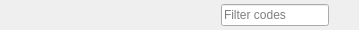
               <widget class="QWidget" name="groupBox_coding_buttons" native="true">
                <property name="minimumSize">
                 <size>
                  <width>0</width>
                  <height>30</height>
                 </size>
                </property>
                <property name="maximumSize">
                 <size>
                  <width>16777215</width>
                  <height>30</height>
                 </size>
                </property>
                <layout class="QHBoxLayout" name="horizontalLayout_coding_buttons">
                 <property name="spacing">
                  <number>3</number>
                 </property>
                 <property name="leftMargin">
                  <number>0</number>
                 </property>
                 <property name="topMargin">
                  <number>0</number>
                 </property>
                 <property name="rightMargin">
                  <number>0</number>
                 </property>
                 <property name="bottomMargin">
                  <number>0</number>
                 </property>
                 <item>
                  <widget class="QToolButton" name="pushButton_find_code">
                   <property name="toolTip">
                    <string>Find code</string>
                   </property>
                   <property name="text">
                    <string />
                   </property>
                   <property name="sizePolicy">
                    <sizepolicy hsizetype="Fixed" vsizetype="Fixed">
                     <horstretch>0</horstretch>
                     <verstretch>0</verstretch>
                    </sizepolicy>
                   </property>
                   <property name="minimumSize">
                    <size>
                     <width>30</width>
                     <height>30</height>
                    </size>
                   </property>
                   <property name="maximumSize">
                    <size>
                     <width>30</width>
                     <height>30</height>
                    </size>
                   </property>
                   <property name="iconSize">
                    <size>
                     <width>18</width>
                     <height>18</height>
                    </size>
                   </property>
                   <property name="autoRaise">
                    <bool>true</bool>
                   </property>
                   <property name="focusPolicy">
                    <enum>Qt::FocusPolicy::StrongFocus</enum>
                   </property>
                  </widget>
                 </item>
                 <item>
                  <widget class="QFrame" name="line_codings">
                   <property name="frameShape">
                    <enum>QFrame::Shape::NoFrame</enum>
                   </property>
                   <property name="sizePolicy">
                    <sizepolicy hsizetype="Fixed" vsizetype="Minimum">
                     <horstretch>0</horstretch>
                     <verstretch>0</verstretch>
                    </sizepolicy>
                   </property>
                   <property name="minimumSize">
                    <size>
                     <width>9</width>
                     <height>20</height>
                    </size>
                   </property>
                   <property name="maximumSize">
                    <size>
                     <width>9</width>
                     <height>16777215</height>
                    </size>
                   </property>
                   <property name="sep" stdset="0">
                    <bool>true</bool>
                   </property>
                  </widget>
                 </item>
                 <item>
                  <widget class="QToolButton" name="pushButton_show_codings_prev">
                   <property name="toolTip">
                    <string>Show previous coding of selected code</string>
                   </property>
                   <property name="text">
                    <string />
                   </property>
                   <property name="sizePolicy">
                    <sizepolicy hsizetype="Fixed" vsizetype="Fixed">
                     <horstretch>0</horstretch>
                     <verstretch>0</verstretch>
                    </sizepolicy>
                   </property>
                   <property name="minimumSize">
                    <size>
                     <width>30</width>
                     <height>30</height>
                    </size>
                   </property>
                   <property name="maximumSize">
                    <size>
                     <width>30</width>
                     <height>30</height>
                    </size>
                   </property>
                   <property name="iconSize">
                    <size>
                     <width>18</width>
                     <height>18</height>
                    </size>
                   </property>
                   <property name="autoRaise">
                    <bool>true</bool>
                   </property>
                   <property name="focusPolicy">
                    <enum>Qt::FocusPolicy::StrongFocus</enum>
                   </property>
                  </widget>
                 </item>
                 <item>
                  <widget class="QToolButton" name="pushButton_show_codings_next">
                   <property name="toolTip">
                    <string>Show next coding of selected code.</string>
                   </property>
                   <property name="text">
                    <string />
                   </property>
                   <property name="sizePolicy">
                    <sizepolicy hsizetype="Fixed" vsizetype="Fixed">
                     <horstretch>0</horstretch>
                     <verstretch>0</verstretch>
                    </sizepolicy>
                   </property>
                   <property name="minimumSize">
                    <size>
                     <width>30</width>
                     <height>30</height>
                    </size>
                   </property>
                   <property name="maximumSize">
                    <size>
                     <width>30</width>
                     <height>30</height>
                    </size>
                   </property>
                   <property name="iconSize">
                    <size>
                     <width>18</width>
                     <height>18</height>
                    </size>
                   </property>
                   <property name="autoRaise">
                    <bool>true</bool>
                   </property>
                   <property name="focusPolicy">
                    <enum>Qt::FocusPolicy::StrongFocus</enum>
                   </property>
                  </widget>
                 </item>
                 <item>
                  <widget class="QToolButton" name="pushButton_show_all_codings">
                   <property name="toolTip">
                    <string>Show all codings</string>
                   </property>
                   <property name="text">
                    <string />
                   </property>
                   <property name="sizePolicy">
                    <sizepolicy hsizetype="Fixed" vsizetype="Fixed">
                     <horstretch>0</horstretch>
                     <verstretch>0</verstretch>
                    </sizepolicy>
                   </property>
                   <property name="minimumSize">
                    <size>
                     <width>30</width>
                     <height>30</height>
                    </size>
                   </property>
                   <property name="maximumSize">
                    <size>
                     <width>30</width>
                     <height>30</height>
                    </size>
                   </property>
                   <property name="iconSize">
                    <size>
                     <width>18</width>
                     <height>18</height>
                    </size>
                   </property>
                   <property name="autoRaise">
                    <bool>true</bool>
                   </property>
                   <property name="focusPolicy">
                    <enum>Qt::FocusPolicy::StrongFocus</enum>
                   </property>
                  </widget>
                 </item>
                 <item>
                  <widget class="QToolButton" name="pushButton_important">
                   <property name="toolTip">
                    <string>Show codings flagged important</string>
                   </property>
                   <property name="text">
                    <string />
                   </property>
                   <property name="sizePolicy">
                    <sizepolicy hsizetype="Fixed" vsizetype="Fixed">
                     <horstretch>0</horstretch>
                     <verstretch>0</verstretch>
                    </sizepolicy>
                   </property>
                   <property name="minimumSize">
                    <size>
                     <width>30</width>
                     <height>30</height>
                    </size>
                   </property>
                   <property name="maximumSize">
                    <size>
                     <width>30</width>
                     <height>30</height>
                    </size>
                   </property>
                   <property name="iconSize">
                    <size>
                     <width>18</width>
                     <height>18</height>
                    </size>
                   </property>
                   <property name="autoRaise">
                    <bool>true</bool>
                   </property>
                   <property name="focusPolicy">
                    <enum>Qt::FocusPolicy::StrongFocus</enum>
                   </property>
                  </widget>
                 </item>
                 <item>
                  <widget class="QFrame" name="line_code_filter">
                   <property name="frameShape">
                    <enum>QFrame::Shape::NoFrame</enum>
                   </property>
                   <property name="sizePolicy">
                    <sizepolicy hsizetype="Fixed" vsizetype="Minimum">
                     <horstretch>0</horstretch>
                     <verstretch>0</verstretch>
                    </sizepolicy>
                   </property>
                   <property name="minimumSize">
                    <size>
                     <width>9</width>
                     <height>20</height>
                    </size>
                   </property>
                   <property name="maximumSize">
                    <size>
                     <width>9</width>
                     <height>16777215</height>
                    </size>
                   </property>
                   <property name="sep" stdset="0">
                    <bool>true</bool>
                   </property>
                  </widget>
                 </item>
                 <item>
                  <widget class="QFrame" name="codeFilterBox">
                   <property name="frameShape">
                    <enum>QFrame::Shape::NoFrame</enum>
                   </property>
                   <property name="sizePolicy">
                    <sizepolicy hsizetype="Expanding" vsizetype="Fixed">
                     <horstretch>0</horstretch>
                     <verstretch>0</verstretch>
                    </sizepolicy>
                   </property>
                   <property name="minimumSize">
                    <size>
                     <width>120</width>
                     <height>28</height>
                    </size>
                   </property>
                   <property name="maximumSize">
                    <size>
                     <width>16777215</width>
                     <height>28</height>
                    </size>
                   </property>
                   <layout class="QHBoxLayout" name="horizontalLayout_code_filter">
                    <property name="spacing">
                     <number>4</number>
                    </property>
                    <property name="leftMargin">
                     <number>8</number>
                    </property>
                    <property name="topMargin">
                     <number>2</number>
                    </property>
                    <property name="rightMargin">
                     <number>4</number>
                    </property>
                    <property name="bottomMargin">
                     <number>2</number>
                    </property>
                    <item>
                     <widget class="QLabel" name="label_code">
                      <property name="toolTip">
                       <string>Right click below to create new codes and categories</string>
                      </property>
                      <property name="text">
                       <string />
                      </property>
                      <property name="wordWrap">
                       <bool>true</bool>
                      </property>
                      <property name="sizePolicy">
                       <sizepolicy hsizetype="Fixed" vsizetype="Fixed">
                        <horstretch>0</horstretch>
                        <verstretch>0</verstretch>
                       </sizepolicy>
                      </property>
                      <property name="minimumSize">
                       <size>
                        <width>20</width>
                        <height>20</height>
                       </size>
                      </property>
                      <property name="maximumSize">
                       <size>
                        <width>20</width>
                        <height>20</height>
                       </size>
                      </property>
                      <property name="alignment">
                       <set>Qt::AlignmentFlag::AlignCenter</set>
                      </property>
                     </widget>
                    </item>
                    <item>
                     <widget class="QLineEdit" name="lineEdit_code_filter">
                      <property name="toolTip">
                       <string>Code name filter</string>
                      </property>
                      <property name="sizePolicy">
                       <sizepolicy hsizetype="Expanding" vsizetype="Fixed">
                        <horstretch>0</horstretch>
                        <verstretch>0</verstretch>
                       </sizepolicy>
                      </property>
                      <property name="minimumSize">
                       <size>
                        <width>60</width>
                        <height>22</height>
                       </size>
                      </property>
                      <property name="clearButtonEnabled">
                       <bool>true</bool>
                      </property>
                      <property name="placeholderText">
                       <string>Filter codes</string>
                      </property>
                     </widget>
                    </item>
                    <item>
                     <widget class="QToolButton" name="pushButton_clear_filter_code">
                      <property name="toolTip">
                       <string>Clear code filter</string>
                      </property>
                      <property name="text">
                       <string />
                      </property>
                      <property name="sizePolicy">
                       <sizepolicy hsizetype="Fixed" vsizetype="Fixed">
                        <horstretch>0</horstretch>
                        <verstretch>0</verstretch>
                       </sizepolicy>
                      </property>
                      <property name="minimumSize">
                       <size>
                        <width>22</width>
                        <height>22</height>
                       </size>
                      </property>
                      <property name="maximumSize">
                       <size>
                        <width>22</width>
                        <height>22</height>
                       </size>
                      </property>
                      <property name="iconSize">
                       <size>
                        <width>14</width>
                        <height>14</height>
                       </size>
                      </property>
                      <property name="autoRaise">
                       <bool>true</bool>
                      </property>
                      <property name="focusPolicy">
                       <enum>Qt::FocusPolicy::StrongFocus</enum>
                      </property>
                     </widget>
                    </item>
                   </layout>
                  </widget>
                 </item>
                </layout>
               </widget>
